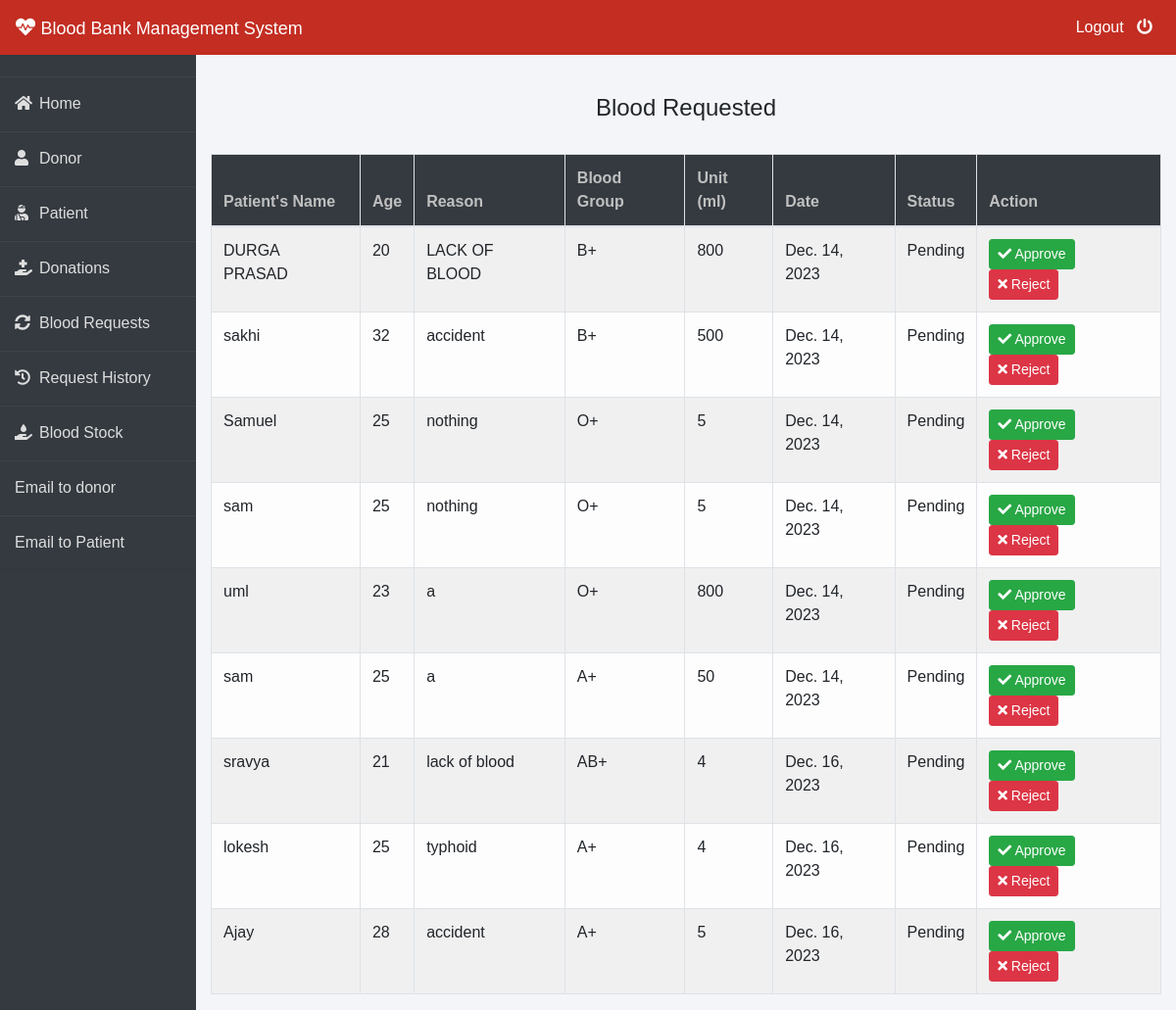
The page /admin-request (signed in) on the database its author committed.
### blood/models.py (models this page shows, shortened)
class BloodRequest(models.Model):
    request_by_patient=models.ForeignKey(pmodels.Patient,null=True,on_delete=models.CASCADE)
    request_by_donor=models.ForeignKey(dmodels.Donor,null=True,on_delete=models.CASCADE)
    patient_name=models.CharField(max_length=30)
    patient_age=models.PositiveIntegerField()
    reason=models.CharField(max_length=500)
    bloodgroup=models.CharField(max_length=10)
    unit=models.PositiveIntegerField(default=0)
    status=models.CharField(max_length=20,default="Pending")
    date=models.DateField(auto_now=True)

### blood/views.py (the view)
# urls.py: path('admin-request', views.admin_request_view,name='admin-request'),
@login_required(login_url='adminlogin')
def admin_request_view(request):
    requests=models.BloodRequest.objects.all().filter(status='Pending')
    return render(request,'blood/admin_request.html',{'requests':requests})

### templates/blood/admin_request.html (shortened to what this page needs)
{% extends 'blood/adminbase.html' %}
{% block content %}
{% load widget_tweaks %}
{%load static%}
<br><br>
<div class="container">
    {% if requests %}
    <H4 class="text-center">Blood Requested</H4><br>
    <table class="table table-light table-hover table-bordered table-striped">
        <thead class="bg-dark">
            <tr>
                <th scope="col" style="color: rgb(192, 192, 192);">Patient's Name</th>
                <th scope="col" style="color: rgb(192, 192, 192);">Age</th>
                <th scope="col" style="color: rgb(192, 192, 192);">Reason</th>
                <th scope="col" style="color: rgb(192, 192, 192);">Blood Group</th>
                <th scope="col" style="color: rgb(192, 192, 192);">Unit (ml)</th>
                <th scope="col" style="color: rgb(192, 192, 192);">Date</th>
                <th scope="col" style="color: rgb(192, 192, 192);">Status</th>
                <th style="color: rgb(192, 192, 192);">Action</th>
            </tr>
        </thead>
        <tbody>
            {% for t in requests %}
            <tr>
                <td> {{t.patient_name}}</td>
                <td>{{t.patient_age}}</td>
                <td>{{t.reason}}</td>
                <td>{{t.bloodgroup}}</td>
                <td>{{t.unit}}</td>
                <td>{{t.date}}</td>
                <td>{{t.status}}</td>
                <td>
                    <button class="btn btn-success btn-sm"><a  style="text-decoration: none;color: white;" href="{% url 'update-approve-status' t.id  %}"><i class="fa fa-check"></i> Approve</a> </button>
                    <button class="btn btn-danger btn-sm"><a  style="text-decoration: none;color: white;" href="{% url 'update-reject-status' t.id  %}"><i class="fa fa-times"></i> Reject</a> </button>
                </td>
            </tr>
            {% endfor %}
        </tbody>
    </table>
{% else %}
<div class="alert alert-danger" role="alert">
    No Blood Request By Patient/Donor!
  </div>
{% endif %}
</div>
{% endblock content %}

### templates/blood/adminbase.html (style rules this page uses)
* { margin: 0; padding: 0; box-sizing: border-box; list-style: none; text-decoration: none; font-family: 'Josefin Sans', sans-serif; }
body { background-color: #f3f5f9; }

### rows shown on the page
BloodRequest: patient_name "DURGA PRASAD", patient_age "20", reason "LACK OF BLOOD", bloodgroup "B+", unit "800", date "Dec. 14, 2023", status "Pending"
BloodRequest: patient_name "sakhi", patient_age "32", reason "accident", bloodgroup "B+", unit "500", date "Dec. 14, 2023", status "Pending"
BloodRequest: patient_name "Samuel", patient_age "25", reason "nothing", bloodgroup "O+", unit "5", date "Dec. 14, 2023", status "Pending"
BloodRequest: patient_name "sam", patient_age "25", reason "nothing", bloodgroup "O+", unit "5", date "Dec. 14, 2023", status "Pending"
BloodRequest: patient_name "uml", patient_age "23", reason "a", bloodgroup "O+", unit "800", date "Dec. 14, 2023", status "Pending"
BloodRequest: patient_name "sam", patient_age "25", reason "a", bloodgroup "A+", unit "50", date "Dec. 14, 2023", status "Pending"
BloodRequest: patient_name "sravya", patient_age "21", reason "lack of blood", bloodgroup "AB+", unit "4", date "Dec. 16, 2023", status "Pending"
BloodRequest: patient_name "lokesh", patient_age "25", reason "typhoid", bloodgroup "A+", unit "4", date "Dec. 16, 2023", status "Pending"
BloodRequest: patient_name "Ajay", patient_age "28", reason "accident", bloodgroup "A+", unit "5", date "Dec. 16, 2023", status "Pending"
